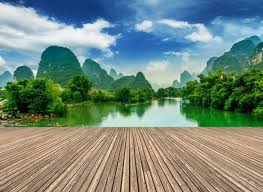
#> input picture ImgSeg/1.jpeg, 263 x 192 px
$ jupyter execute ImgSeg_tutorial.ipynb   (shell and % lines are left out)
#> lines starting #> are read from the running program, lines starting #| are printed output that depends on the picture; after the words box and inside, x2 and y2 are one past the last pixel; in counts of white or black regions, pixels touching at a corner belong together; long printed decimals are rounded
[cell 1]
from skimage.color import rgb2gray
import numpy as np
import cv2
import matplotlib.pyplot as plt
from scipy import ndimage

[cell 2]
image = plt.imread('1.jpeg')
#> image is the input picture: shape (192, 263, 3); mean R, G, B 117.1, 137.1, 125.4
print(image.shape)
#| (192, 263, 3)
plt.imshow(image)

[cell 3]
gray = rgb2gray(image)
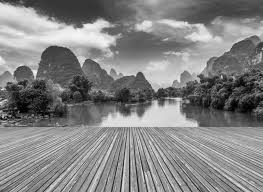
#> gray: shape (192, 263) float64; min 0, max 0.983, mean 0.518
print(gray.shape)
#| (192, 263)
plt.imshow(gray, cmap='gray')

[cell 4]
gray_r = gray.reshape(gray.shape[0]*gray.shape[1])
print(gray_r)
#> (printed output is left out)
print(gray_r.mean())
#| 0.5176
for pixel in range(gray_r.shape[0]):
    if gray_r[pixel] > gray_r.mean():
        gray_r[pixel] = 1
    else:
        gray_r[pixel] = 0
gray = gray_r.reshape(gray.shape[0],gray.shape[1])
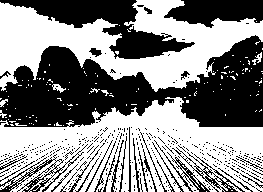
#> gray: shape (192, 263) float64; values 0 (black) and 1 (white), 53.8% white; 427 black regions (395 under 20 px), largest, box (x1, y1, x2, y2) and area: (0, 35, 263, 127) 13431, (0, 0, 195, 59) 4067, (164, 0, 263, 28) 1921
plt.imshow(gray, cmap='gray')

[cell 5]
print(gray.shape[0]*gray.shape[1])
#| 50496
print(gray)
#> (printed output is left out)
gray_r=gray.reshape(gray.shape[0]*gray.shape[1])

[cell 6]
# We can define multiple thresholds as well to detect multiple objects:
gray = rgb2gray(image)
gray_r = gray.reshape(gray.shape[0]*gray.shape[1])
for i in range(gray_r.shape[0]):
    if gray_r[i] > gray_r.mean():
        gray_r[i] = 3
    elif gray_r[i] > 0.5:
        gray_r[i] = 2
    elif gray_r[i] > 0.25:
        gray_r[i] = 1
    else:
        gray_r[i] = 0
gray = gray_r.reshape(gray.shape[0],gray.shape[1])
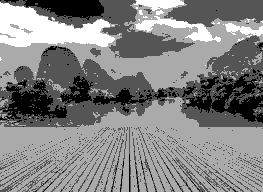
#> gray: shape (192, 263) float64; min 0, max 3, mean 1.53; drawn with min black and max white
plt.imshow(gray, cmap='gray')

[cell 7]
image = plt.imread('index.png')
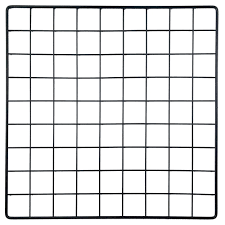
#> input picture ImgSeg/index.png, 225 x 225 px
#> image is the input picture: shape (225, 225, 4) float32; mean R, G, B, A 0.889, 0.891, 0.893, 1
plt.imshow(image)

[cell 8]
# converting to grayscale
gray = rgb2gray(image)
#> gray: shape (225, 225) float32

# defining the sobel filters
sobel_horizontal = np.array([np.array([1, 2, 1]), np.array([0, 0, 0]), np.array([-1, -2, -1])])
print(sobel_horizontal, 'is a kernel for detecting horizontal edges')

sobel_vertical = np.array([np.array([-1, 0, 1]), np.array([-2, 0, 2]), np.array([-1, 0, 1])])
print(sobel_vertical, 'is a kernel for detecting vertical edges')

[cell 9]
# here mode determines how the input array is extended when the filter overlaps a border.
out_h = ndimage.convolve(gray, sobel_horizontal, mode='reflect')
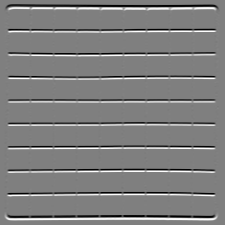
#> out_h: shape (225, 225) float32; min -4, max 4, mean 9.81e-07; drawn with min black and max white
out_v = ndimage.convolve(gray, sobel_vertical, mode='reflect')
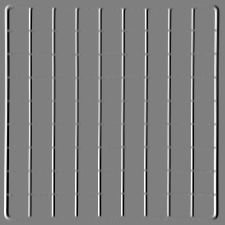
#> out_v: shape (225, 225) float32; min -4, max 4, mean -8.87e-07; drawn with min black and max white

[cell 10]
plt.imshow(out_h, cmap='gray')

[cell 11]
plt.imshow(out_v, cmap='gray')

[cell 12]
#There is one more type of filter that can detect both horizontal and vertical edges at the same time. This is called the laplace operator:
kernel_laplace = np.array([np.array([1, 1, 1]), np.array([1, -8, 1]), np.array([1, 1, 1])])
print(kernel_laplace, 'is a laplacian kernel')

[cell 13]
out_l = ndimage.convolve(gray, kernel_laplace, mode='reflect')
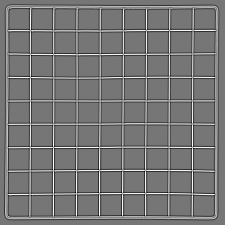
#> out_l: shape (225, 225) float32; min -4.95, max 5.72, mean -2.41e-09; drawn with min black and max white
plt.imshow(out_l, cmap='gray')

[cell 14]
pic = plt.imread('1.jpeg')/255  # dividing by 255 to bring the pixel values between 0 and 1
print(pic.shape)
#| (192, 263, 3)
plt.imshow(pic)

[cell 15]
# For clustering the image using k-means, we first need to convert it into a 2-dimensional array whose shape will be (length*width, channels)
pic_n = pic.reshape(pic.shape[0]*pic.shape[1], pic.shape[2])
pic_n.shape
#> Out = (50496, 3)

[cell 16]
from sklearn.cluster import KMeans
# The cluster_centers_ function of k-means will return the cluster centers
# and labels_ function will give us the label for each pixel (it will tell us which pixel of the image belongs to which cluster).

kmeans = KMeans(n_clusters=5, random_state=0).fit(pic_n)
pic2show = kmeans.cluster_centers_[kmeans.labels_]
cluster_pic = pic2show.reshape(pic.shape[0], pic.shape[1], pic.shape[2])
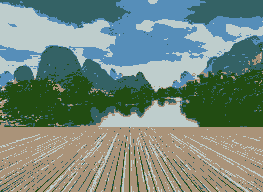
#> cluster_pic: shape (192, 263, 3) float64; mean R, G, B 0.459, 0.537, 0.491
plt.imshow(cluster_pic)
